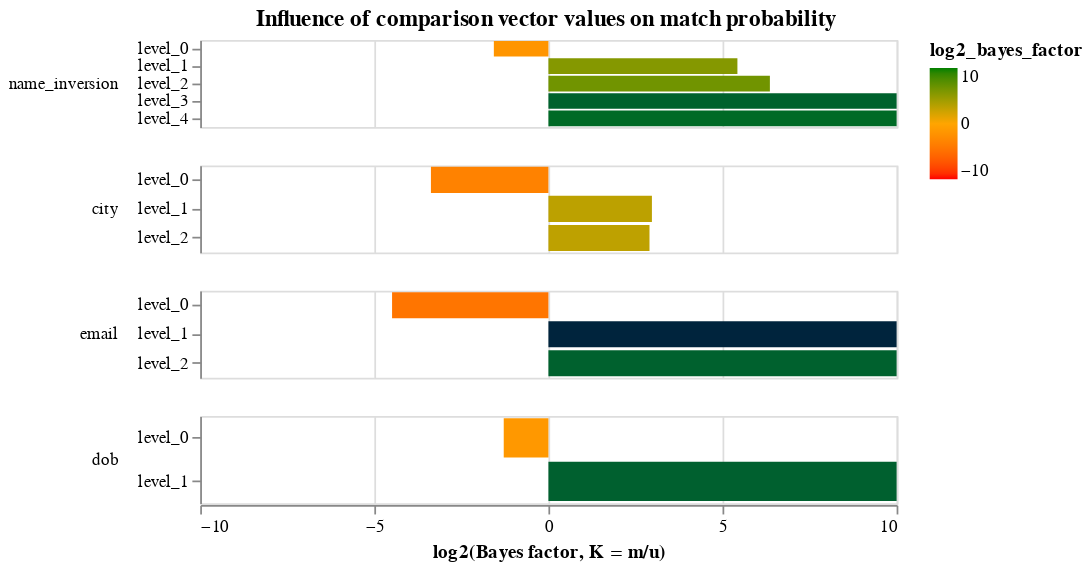

Notebook code for this chart:
### Markdown cell above
An alternative representation of the parameters displays them in terms of the effect different values in the comparison vectors have on the match probability:

### Code cell
model.bayes_factor_chart()

### Figure 1 — Vega-Lite specification as saved in the notebook (floating-point values rounded to 4 significant figures)
{"$schema": "https://vega.github.io/schema/vega-lite/v4.json", "config": {"header": {"title": null}, "mark": {"tooltip": null}, "title": {"anchor": "middle"}, "view": {"continuousHeight": 300, "continuousWidth": 400, "height": 300, "width": 400}}, "data": {"name": "data-ceab06ca9a4c907808588fc81343c76f"}, "datasets": {"data-ceab06ca9a4c907808588fc81343c76f": [{"bayes_factor": 0.3375, "column_name": "name_inversion", "gamma_column_name": "gamma_name_inversion", "gamma_index": 0, "level_name": "level_0", "level_proportion": 0.99, "log2_bayes_factor": -1.567, "m_probability": 0.3353, "max_gamma_index": 4, "num_levels": 5, "u_probability": 0.9937}, {"bayes_factor": 43.05, "column_name": "name_inversion", "gamma_column_name": "gamma_name_inversion", "gamma_index": 1, "level_name": "level_1", "level_proportion": 0.00514, "log2_bayes_factor": 5.428, "m_probability": 0.1789, "max_gamma_index": 4, "num_levels": 5, "u_probability": 0.004157}, {"bayes_factor": 82.17, "column_name": "name_inversion", "gamma_column_name": "gamma_name_inversion", "gamma_index": 2, "level_name": "level_2", "level_proportion": 0.003083, "log2_bayes_factor": 6.361, "m_probability": 0.1739, "max_gamma_index": 4, "num_levels": 5, "u_probability": 0.002116}, {"bayes_factor": 20410.0, "column_name": "name_inversion", "gamma_column_name": "gamma_name_inversion", "gamma_index": 3, "level_name": "level_3", "level_proportion": 0.0008028, "log2_bayes_factor": 14.32, "m_probability": 0.1414, "max_gamma_index": 4, "num_levels": 5, "u_probability": 6.928e-06}, {"bayes_factor": 9259.0, "column_name": "name_inversion", "gamma_column_name": "gamma_name_inversion", "gamma_index": 4, "level_name": "level_4", "level_proportion": 0.0009782, "log2_bayes_factor": 13.18, "m_probability": 0.1705, "max_gamma_index": 4, "num_levels": 5, "u_probability": 1.842e-05}, {"bayes_factor": 0.09647, "column_name": "city", "gamma_column_name": "gamma_city", "gamma_index": 0, "level_name": "level_0", "level_proportion": 0.8747, "log2_bayes_factor": -3.374, "m_probability": 0.08482, "max_gamma_index": 2, "num_levels": 3, "u_probability": 0.8792}, {"bayes_factor": 7.849, "column_name": "city", "gamma_column_name": "gamma_city", "gamma_index": 1, "level_name": "level_1", "level_proportion": 0.0328, "log2_bayes_factor": 2.972, "m_probability": 0.2479, "max_gamma_index": 2, "num_levels": 3, "u_probability": 0.03158}, {"bayes_factor": 7.479, "column_name": "city", "gamma_column_name": "gamma_city", "gamma_index": 2, "level_name": "level_2", "level_proportion": 0.09248, "log2_bayes_factor": 2.903, "m_probability": 0.6673, "max_gamma_index": 2, "num_levels": 3, "u_probability": 0.08922}, {"bayes_factor": 0.0445, "column_name": "email", "gamma_column_name": "gamma_email", "gamma_index": 0, "level_name": "level_0", "level_proportion": 0.9946, "log2_bayes_factor": -4.49, "m_probability": 0.0445, "max_gamma_index": 2, "num_levels": 3, "u_probability": 1.0}, {"bayes_factor": 10900000.0, "column_name": "email", "gamma_column_name": "gamma_email", "gamma_index": 1, "level_name": "level_1", "level_proportion": 0.001737, "log2_bayes_factor": 23.38, "m_probability": 0.3086, "max_gamma_index": 2, "num_levels": 3, "u_probability": 2.832e-08}, {"bayes_factor": 22490.0, "column_name": "email", "gamma_column_name": "gamma_email", "gamma_index": 2, "level_name": "level_2", "level_proportion": 0.00367, "log2_bayes_factor": 14.46, "m_probability": 0.6469, "max_gamma_index": 2, "num_levels": 3, "u_probability": 2.877e-05}, {"bayes_factor": 0.4109, "column_name": "dob", "gamma_column_name": "gamma_dob", "gamma_index": 0, "level_name": "level_0", "level_proportion": 0.9967, "log2_bayes_factor": -1.283, "m_probability": 0.4109, "max_gamma_index": 1, "num_levels": 2, "u_probability": 1.0}, {"bayes_factor": 25590.0, "column_name": "dob", "gamma_column_name": "gamma_dob", "gamma_index": 1, "level_name": "level_1", "level_proportion": 0.003339, "log2_bayes_factor": 14.64, "m_probability": 0.5891, "max_gamma_index": 1, "num_levels": 2, "u_probability": 2.302e-05}]}, "encoding": {"color": {"field": "log2_bayes_factor", "scale": {"domain": [-10, 0, 10], "range": ["red", "orange", "green"]}, "type": "quantitative"}, "row": {"field": "column_name", "header": {"labelAlign": "left", "labelAnchor": "middle", "labelAngle": 0}, "sort": {"field": "gamma_index"}, "type": "nominal"}, "tooltip": [{"field": "column_name", "type": "nominal"}, {"field": "level_name", "type": "ordinal"}, {"field": "m_probability", "format": ".4f", "type": "quantitative"}, {"field": "bayes_factor", "format": ".4f", "type": "quantitative"}, {"field": "level_proportion", "format": ".2%", "title": "Percentage of record comparisons in this level", "type": "nominal"}, {"field": "log2_bayes_factor", "format": ".4f", "title": "log2(Bayes factor, K = m/u)", "type": "quantitative"}], "x": {"axis": {"title": "log2(Bayes factor, K = m/u)", "values": [-10, -5, 0, 5, 10]}, "field": "log2_bayes_factor", "scale": {"domain": [-10, 10]}, "type": "quantitative"}, "y": {"axis": {"title": null}, "field": "level_name", "type": "nominal"}}, "height": 50, "mark": {"clip": true, "type": "bar"}, "resolve": {"scale": {"y": "independent"}}, "title": "Influence of comparison vector values on match probability"}
